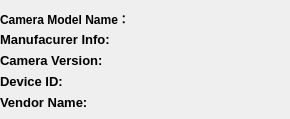
      <widget class="QWidget" name="tab">
       <attribute name="title">
        <string>Tab 1</string>
       </attribute>
       <widget class="QWidget" name="verticalLayoutWidget_3">
        <property name="geometry">
         <rect>
          <x>0</x>
          <y>10</y>
          <width>141</width>
          <height>100</height>
         </rect>
        </property>
        <layout class="QVBoxLayout" name="verticalLayout_3">
         <item>
          <widget class="QLabel" name="label_Camera_Model_Name_3">
           <property name="text">
            <string>&lt;html&gt;&lt;head/&gt;&lt;body&gt;&lt;p&gt;&lt;span style=&quot; font-weight:600;&quot;&gt;Camera Model Name：&lt;/span&gt;&lt;/p&gt;&lt;/body&gt;&lt;/html&gt;</string>
           </property>
          </widget>
         </item>
         <item>
          <widget class="QLabel" name="label_Manufacture_Information_3">
           <property name="text">
            <string>&lt;html&gt;&lt;head/&gt;&lt;body&gt;&lt;p&gt;&lt;span style=&quot; font-size:10pt; font-weight:600;&quot;&gt;Manufacurer Info:&lt;/span&gt;&lt;/p&gt;&lt;/body&gt;&lt;/html&gt;</string>
           </property>
          </widget>
         </item>
         <item>
          <widget class="QLabel" name="label_Camera_Version_3">
           <property name="text">
            <string>&lt;html&gt;&lt;head/&gt;&lt;body&gt;&lt;p&gt;&lt;span style=&quot; font-size:10pt; font-weight:600;&quot;&gt;Camera Version:&lt;/span&gt;&lt;/p&gt;&lt;/body&gt;&lt;/html&gt;</string>
           </property>
          </widget>
         </item>
         <item>
          <widget class="QLabel" name="label_Device_ID_3">
           <property name="text">
            <string>&lt;html&gt;&lt;head/&gt;&lt;body&gt;&lt;p&gt;&lt;span style=&quot; font-size:10pt; font-weight:600;&quot;&gt;Device ID:&lt;/span&gt;&lt;/p&gt;&lt;/body&gt;&lt;/html&gt;</string>
           </property>
          </widget>
         </item>
         <item>
          <widget class="QLabel" name="label_Vender_name_3">
           <property name="text">
            <string>&lt;html&gt;&lt;head/&gt;&lt;body&gt;&lt;p&gt;&lt;span style=&quot; font-size:10pt; font-weight:600;&quot;&gt;Vendor Name:&lt;/span&gt;&lt;/p&gt;&lt;/body&gt;&lt;/html&gt;</string>
           </property>
          </widget>
         </item>
        </layout>
       </widget>
       <widget class="QWidget" name="verticalLayoutWidget">
        <property name="geometry">
         <rect>
          <x>140</x>
          <y>10</y>
          <width>141</width>
          <height>96</height>
         </rect>
        </property>
        <layout class="QVBoxLayout" name="verticalLayout">
         <item>
          <widget class="QLabel" name="label_Camera_Model_Name">
           <property name="text">
            <string>&lt;html&gt;&lt;head/&gt;&lt;body&gt;&lt;p/&gt;&lt;/body&gt;&lt;/html&gt;</string>
           </property>
          </widget>
         </item>
         <item>
          <widget class="QLabel" name="label_Manufacture_Information">
           <property name="text">
            <string>&lt;html&gt;&lt;head/&gt;&lt;body&gt;&lt;p/&gt;&lt;/body&gt;&lt;/html&gt;</string>
           </property>
          </widget>
         </item>
         <item>
          <widget class="QLabel" name="label_Camera_Version">
           <property name="text">
            <string>&lt;html&gt;&lt;head/&gt;&lt;body&gt;&lt;p/&gt;&lt;/body&gt;&lt;/html&gt;</string>
           </property>
          </widget>
         </item>
         <item>
          <widget class="QLabel" name="label_Device_ID">
           <property name="text">
            <string>&lt;html&gt;&lt;head/&gt;&lt;body&gt;&lt;p/&gt;&lt;/body&gt;&lt;/html&gt;</string>
           </property>
          </widget>
         </item>
         <item>
          <widget class="QLabel" name="label_Vender_name">
           <property name="text">
            <string>&lt;html&gt;&lt;head/&gt;&lt;body&gt;&lt;p/&gt;&lt;/body&gt;&lt;/html&gt;</string>
           </property>
          </widget>
         </item>
        </layout>
       </widget>
      </widget>
